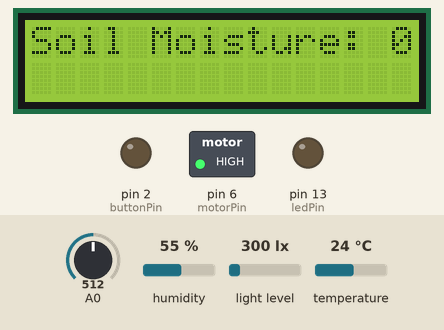
This sketch was run on a simulated Arduino Uno, built with avr-gcc and run on an emulated ATmega328P. Parts: 16×2 character LCD, switched loads named in the sketch (green lamp = pin HIGH), output pins drawn as LEDs (lit = HIGH). Inputs (shaded band) come from the test bench; at power-on: A0 = 512, light level 300 lx, humidity 55 %, temperature 24 °C. What the sketch prints to the serial monitor is not drawn.

Above: at 4.5 s.
4.6 s: A0 set to 589
7.9 s: A0 set to 618
At 10.3 s:
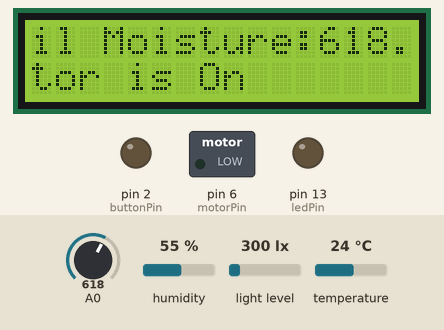
11.2 s: A0 set to 590
At 14.4 s:
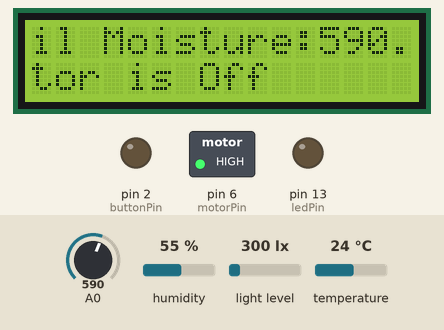
14.7 s: light level set to 60 lx
18.0 s: light level set to 49 lx
At 19.4 s:
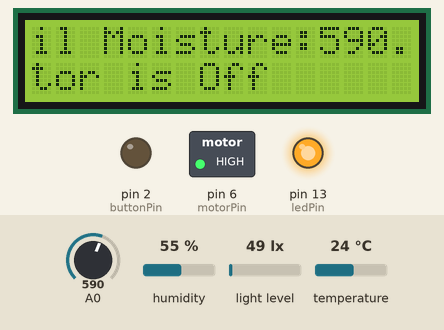
21.3 s: A0 set to 610
At 23.2 s:
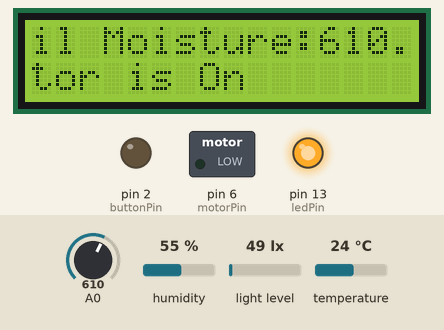
Timing chart, 0 to 24.7 s (numbered marks = the images above; inputs shaded):
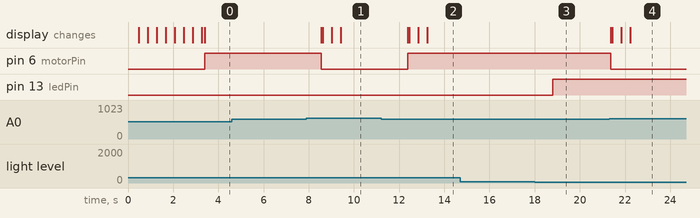

The sketch:

auto_irrigation_system.ino
```cpp
#include<LiquidCrystal.h>
#include<DHT.h>
#include<Wire.h>
#include <BH1750.h>

float sensorValue = 0;
int isMotorOn = 0;
int changeInMotor =0;
int c1,buttonctr =1;
float temp,hum;
int buttonState=0;
int buttonChange =0;
int ledPin = 13,motorPin = 6,buttonPin =2,DHTPin = 3;
float lux;

LiquidCrystal lcd(7,8,9,10,11,12);
DHT dht(3,DHT11);
BH1750 lightMeter;

void setup()
{
  Serial.begin(9600);
  lcd.begin(16,2);
  dht.begin();
  Wire.begin();
  lcd.noBlink();
  lightMeter.begin();
  pinMode(ledPin,OUTPUT); //3W LED
  pinMode(buttonPin,OUTPUT); //Push Button
  pinMode(motorPin,OUTPUT); //Motor
  lcd.print("Welcome To IDP Project");
  delay(400);
  for(int i=0;i<7;i++){
    lcd.scrollDisplayLeft();
    delay(400);
  }
  lcd.clear();
  delay(100);
  lcd.print("Soil Moisture: ");
  lcd.print(sensorValue);
  c1=0;
}

void loop()
{
  lux = lightMeter.readLightLevel();
  buttonState = digitalRead(buttonPin);
  temp = dht.readTemperature();
  hum = dht.readHumidity();
  sensorValue = analogRead(A0);

  Serial.println("lux : ");
  Serial.println(lux);
   Serial.println("temp : ");
  Serial.println(temp);
   Serial.println("hum : ");
  Serial.println(hum);
   Serial.println("moisture : ");
  Serial.println(sensorValue);

  if(buttonState ==HIGH){
    buttonctr++;
  }
  if(buttonctr == 4){
    buttonctr = 1;
  }

  if(lux <54)
  {
    digitalWrite(ledPin,HIGH);
  }
  else{
    digitalWrite(ledPin,LOW);
  }


    if(sensorValue <600){
    if(isMotorOn == 1){
      changeInMotor =1;
    }
    isMotorOn = 0;
    digitalWrite(6,HIGH);

  }
  else{
    if(isMotorOn == 0){
      changeInMotor =1;
    }
    isMotorOn = 1;
    digitalWrite(6,LOW);
  }

  if(c1>=40 || changeInMotor ==1 || buttonChange ==1){
    changeInMotor = 0;
    lcd.clear();
    delay(50);
    if(buttonctr == 1){
      lcd.print("Soil Moisture:");
      lcd.print(sensorValue);
    }
    else if(buttonctr == 2){
      lcd.print("Light Sensor:");
      lcd.print(lux);
    }
    else if(buttonctr == 3){
      lcd.print("Temperature:");
      lcd.print(temp);
    }
    else if(buttonctr == 4){
      lcd.print("Humidity:");
      lcd.print(hum);
    }
    lcd.setCursor(0,1);
    if(isMotorOn == 0){
      lcd.print("Motor is Off");
    }
    else{
      lcd.print("Motor is On");
    }
    delay(400);
  for(int i=0;i<2;i++){
    lcd.scrollDisplayLeft();
    delay(400);
    c1=0;
  }

  }


  ++c1;
  delay(50);

  delay(2500);
}
```

Measured:
- the behaviour switches between 599 and 600 on A0 (found by bisection; images 0 and 1)
- the behaviour switches between 55 and 54 lx on light level (found by bisection; images 2 and 3)
- after the input at 4.6 s, every drawn part: stays the same
- after the input at 7.9 s, pin 6 (motorPin): HIGH → LOW after 0.65 s; the display: first changes after 0.66 s (image 1 shows a later state)
- after the input at 11.2 s, pin 6 (motorPin): LOW → HIGH after 1.2 s; the display: first changes after 1.2 s (image 2 shows a later state)
- after the input at 14.7 s, every drawn part: stays the same
- after the input at 18.0 s, pin 13 (ledPin): LOW → HIGH after 0.80 s
- after the input at 21.3 s, pin 6 (motorPin): HIGH → LOW after 0.07 s; the display: first changes after 0.08 s (image 4 shows a later state)
